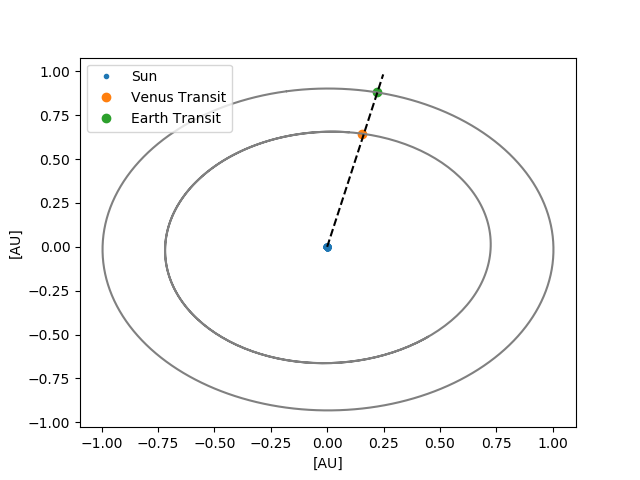

Here is the Julia script that generated this plot:
# Julia v1.3
using CALCEPH,PyPlot,Statistics,JLD2,DelimitedFiles,Random,LinearAlgebra,Distributions
rc("font",family="sans-serif")
rc("lines",linewidth=2)
include("regress.jl")
include("CGS.jl")
# Load JPL ephemerides from data and set units
eph = Ephem("INPUTS/DE440.bsp") ; prefetch(eph)
options = useNaifId+unitKM+unitDay # useNaifId + unitDay + unitAU
AU = 149597870.700 #km
Random.seed!(42)
# Find when body_id transits between jd1 and jd2 for observer at n_obs with N orbit integration steps 
function find_transit(body_id::Int,eph::CALCEPH.Ephem,jd1::Float64,jd2::Float64,n_obs::Vector{Float64},N::Int)
  JD_0 = 0.0
  ff = zeros(N)
  xdotn = 0.0
  pos = zeros(3,N) 
  # Compute functions of position and velocity, f(t)=dot(x_bar, v_bar) and f'(t):
  function calc_ffs(t)
    pva = compute(eph,JD_0,t,body_id,10,options,2)./AU
    #println(JD_0)
    x = pva[1:3]; v = pva[4:6]; a = pva[7:9];
    f = dot(x,v) - (dot(x,n_obs))*(dot(v,n_obs))
    Df = dot(v,v) + dot(x,a) - (dot(v,n_obs))^2 - (dot(x,n_obs)*dot(a,n_obs))
    return f,Df,dot(x,n_obs),x
  end
  # Compute minimum sky separation of planet wrt star for all JDs
  dt =  (jd2 - jd1)/(N-1)
  JD = zeros(N)
  i_min = 1
  ff_min = Inf
  for i=1:N
    JD[i] = jd1 + dt*(i-1)
    JD_0 = JD[i]
    ff[i],Df,xdotn,pos[:,i] = calc_ffs(0.0)
  # Estimate of transit time when f(t)== 0:
      # Df > 0 for transit occuring; 
      # xdotn > 0 for planet in front of star as seen by observer; 
      # local minimum value over entire range (i.e. when close to zero)
    if (Df > 0) && (xdotn > 0) && (abs(ff[i]) < ff_min)
      i_min = i 
      ff_min = abs(ff[i])
    end
  end
   #println("Estimated Transit Time: ",JD[i_min])
  # Refine initial guess using linear approx:
  JD_0 = JD[i_min]
  JD_n = 0.0
  JD_n1 = JD_n + 1
  JD_n2 = JD_n + 2
  iter = 0
  # ITMAX = 20
  ITMAX = 6 
  # we've found that we don't need large ITMAX to find solution; does that change for different bodies?
  for iter=0:ITMAX
      JD_n2 = JD_n1
      JD_n1 = JD_n
      while JD_n > 1
          JD_n -= 1.0
          JD_0 += 1.0
      end
      while JD_n < 0
          JD_n += 1.0
          JD_0 -= 1.0
      end
      f_n,Df_n,xdotn,x = calc_ffs(JD_n)
      JD_n -= f_n/Df_n 
      # Break out if we have reached maximum iterations,or if
      # current transit time estimate equals one of the prior two steps:
      if (JD_n == JD_n1) || (JD_n == JD_n2)
          break
      end
  end          
  JD_tt = JD_0 + JD_n
  #println("Refined Transit Time: ",JD_tt)
  # return JD_tt
	return JD,ff,i_min,pos,JD_tt
end
# Find the transit times for body_id, given planetary period estimate,and number of refinement steps N
function transit_times(body_id::Int,eph::CALCEPH.Ephem,t0,period::Float64,period_err::Float64,n_obs::Vector{Float64},N::Int)
  TT = Float64[]
  t_final = t0[end]
  # Initialize & find first transit time:
  JD,ff,i_min,pos,JD_tt = find_transit(body_id,eph,t0[1],t0[1]+period,n_obs,1000) #why did we use 1000 here? want first time to be precise
  push!(TT,JD_tt)
  # Find subsequent transit times by shifting time frame by 1 planetary period:
  while JD_tt < t_final
    t_start = JD_tt+period-period_err
    t_end = JD_tt+period+period_err
    JD,ff,i_min,pos,JD_tt = find_transit(body_id,eph,t_start,t_end,n_obs,N)
    push!(TT,JD_tt)
  end
  return TT
end
# Add Gaussian sigma noise level (in seconds) to transit times (in days)
function fixed_noise(tt::Vector{Float64},sigma::Real)
  if sigma > 0
    # Draw a random number from a Normal distribution: 
      # dist=Normal(0,sigma / (24 * 3600))
      # noise=rand(dist, length(tt))
    # Since we're assuming that all σ_i are identical:  
      sigtt = ones(length(tt)) * sigma / (24 * 3600) 
      noise = sigtt .* randn(length(tt))
      # println("Noise added with σ of ",string(sigma)," seconds.")
  else
      sigtt=zeros(length(tt))
      println("No noise added.")
  end
  return sigtt,noise 
end
# Do linear regression of transit times, given mean orbital period
function linear_fit(tt::Vector{Float64},period::Float64,sigtt::Vector{Float64})
  nt=length(tt)
  noise = zeros(nt)
  x = zeros(2,nt)
  x[1,1:nt] .= 1.0
  x[2,1] = 0.0 
  for i=2:nt
    # currently accounts for missing transits (noncontinuous) 
    # by rounding [difference in consecutive transit times/Period]
      x[2,i] = round((tt[i]-tt[1])/period) 
  end
  # println(tt,sigtt,std(sigtt))
  # coeff[1] is best linear fit approx of first tt,coeff[2] is average period
  coeff,covcoeff = regress(x,tt,sigtt)
  t0,per=coeff[1],coeff[2]
  return x,t0,per
end
# Collect linear transit times (i.e. t_calc), given mean orbital period
function linear_times(tt::Vector{Float64},period::Float64,sigtt::Vector{Float64})
  nt=length(tt)
  x,t0,per=linear_fit(tt,period,sigtt)
  times=collect(t0 .+ per .* range(0,stop = nt-1,length = nt)) 
  return times
end
# Compute unit vector which intersects orbital plane of objects 1 and 2:
function calc_obs_loc(pos1,vel1,pos2,vel2)
  h1 = cross(pos1,vel1)
  h2 = cross(pos2,vel2)
  n_obs = cross(h2,h1)
  n_obs /= norm(n_obs) #from one direction when both transit
end
"""
    sim_obs_and_find_times(jd1,sigma,nyear,obs)

 Integrate orbits and find transit times
# Arguments:
- `jd1::Float64`: starting Julian Ephemeris Date of observations.
- `sigma::Real`: fixed noised added to observations.
- `nyear::Real`: time span of observations.
- `obs::String`:source of observations for body 2 (EMB or EV)
# Returns:
   body,tt0,tt,sigtt
"""
function sim_obs_and_find_times(jd1::Float64,sigma::Real,nyear::Real,obs::String)
  # nyear = (jd2 - jd1)/365.25 
  jd2 = nyear*365.25 + jd1
  jdsize = 1000
  # dt = (jd2 - jd1)/jdsize
  @assert (jd1 >= 2287184.5) #2414105.0
  @assert (jd2 <= 2688976.5) #2488985.0
  t0 = range(jd1,stop=jd2-1,length = jdsize)

  # Compute ephemerides of Sun, Venus and Earth (or EMB):
  pva_sun = zeros(9,jdsize)
  pva_venus = zeros(9,jdsize)
  pva_earth = zeros(9,jdsize)
  for i=1:jdsize
    pva_sun[1:9,i] = compute(eph,t0[i],0.0,10,10,options,2)./AU
    pva_venus[1:9,i] = compute(eph,t0[i],0.0,2,10,options,2)./AU
    if obs=="fromEMB"
      pva_earth[1:9,i] = compute(eph,t0[i],0.0,3,10,options,2)./AU 
    else
      pva_earth[1:9,i] = compute(eph,t0[i],0.0,399,10,options,2)./AU
      # pva_emb = compute(eph,t0[i],0.5,3,10,options,2)
      # pva_moon = compute(eph,t0[i],0.5,301,10,options,2)
      # println("Earth - EMB: ",norm(pva_earth[1:3,i] .- pva_emb[1:3]))
      # println("Earth - Moon: ",norm(pva_earth[1:3,i] .- pva_moon[1:3]))
      # println("Moon - EMB: ",norm(pva_moon[1:3] .- pva_emb[1:3]))
      # println("Ratio: ",norm(pva_earth[1:3,i] .- pva_emb[1:3])/norm(pva_moon[1:3] .- pva_emb[1:3]))
    end
  end

  # Find observer location required to see transits of Venus and Earth:
  n_obs=calc_obs_loc(pva_venus[1:3],pva_venus[4:6],pva_earth[1:3],pva_earth[4:6])

  # Find actual transit times:
  P_venus = 225.0
  P_earth = 365.0
  P_err = 1.0
  tt1 = transit_times(2,eph,t0,P_venus,P_err,n_obs,10)
  nt1=length(tt1)
  if obs=="fromEMB"
    tt2 = transit_times(3,eph,t0,P_earth,P_err,n_obs,10)
  else
    tt2 = transit_times(399,eph,t0,P_earth,P_err,n_obs,10)
  end
  nt2=length(tt2)
  # println("Venus Transit Times: ",tt1,'\n',"Earth Transit Times: ",tt2)
	sigtt1,noise1=fixed_noise(tt1,sigma)
	sigtt2,noise2=fixed_noise(tt2,sigma)

  # println("noise to add: ",noise2)
  # for i=1:length(tt2)
  #   println(tt2[i], " ",tt2[i]+noise2[i])
  # end
  x1,t01,per1 = linear_fit(tt1+noise1,P_venus,sigtt1)
  x2,t02,per2 = linear_fit(tt2+noise2,P_earth,sigtt2)
  # println("coefficients: ",t02," , ",per2)
  # println(linear_fit(tt2.+noise2,P_earth,sigtt2))
	tt=[tt1+noise1;tt2+noise2]
  # println("t0= ",t01)
  # println("per= ",per1)
  # # Best-fit linear transit times:
  t1  = collect(t01 .+ per1 .* range(0,stop=nt1-1,length=nt1)) 
  t2  = collect(t02 .+ per2 .* range(0,stop=nt2-1,length=nt2))
  # println(t1)
  tt0 = [t1;t2]
	sigtt=[sigtt1;sigtt2]

  body = zeros((nt1+nt2))
  body[1:nt1] .= 1.0
  body[nt1+1:nt1+nt2] .= 2.0
  # function make_transit_times_table()
  #   for i=1:nt1
  #     println("Venus",'\t',i-1,'\t',round(t1[i].-2433500,sigdigits=10),'\t',round((tt1[i] .- t1[i]).*24*60,sigdigits=4),'\t',round(noise1[i].*24*60,sigdigits=2),'\t',sigtt1[i].*24*60)
  #   end
  #   for i=1:nt2
  #     println("Earth",'\t',i-1,'\t',round(t2[i].-2433500,sigdigits=10),'\t',round((tt2[i] .- t2[i]).*24*60,sigdigits=4),'\t',round(noise2[i].*24*60,sigdigits=2),'\t',sigtt2[i].*24*60)
  #   end
  # end
  # make_transit_times_table()
  return body,tt0,tt,sigtt
  # return body,tt
end

function test_sim_obs()
  jd1=2.445005e6
  sigma=30
  nyear=30
  obs="fromEV"
 body,tt0,tt,sigtt=sim_obs_and_find_times(jd1,sigma,nyear,obs)
end
# Simulate times starting at jd1 for nyear span with sigma Gaussian noise added, save to .txt
function sim_times(jd1::Float64,sigma::Real,nyear::Real,obs::String)
  body,tt0,tt,sigtt=sim_obs_and_find_times(jd1,sigma,nyear,obs)
  if obs=="fromEMB"
    name = string("INPUTS/EMBtt_",sigma,"s",nyear,"yrs.txt")
  else
    name = string("INPUTS/tt_",sigma,"s",nyear,"yrs.txt")
  end
  open(name,"w") do io
    # println(io,"#body",'\t',"tt0",'\t',"tt",'\t',"sigtt")
    for i=1:length(tt)
      println(io,body[i],'\t',tt0[i],'\t',tt[i],'\t',sigtt[i])
    end
  end
end
function sim_times(jd1,nyear,obs)
  body,tt=sim_obs_and_find_times(jd1,0.0,nyear,obs)
  name= string("SS_transit_times.txt")
  open(name,"w") do io
    println(io,"## ",nyear," year long observations starting at ",jd1," JED")
    println(io,"## body_num",'\t',"TT")
  for i=1:length(tt)
    println(io,body[i],'\t',tt[i])
  end
  end  
end

  # Plot orbits along ecliptic and top-down,point to observer of Venus and Earth transits
function plot_orbits(dimension::Int,obs::String)
  jd1=2.4332825e6 ; nyear=10 ; sigma=30 ;jdsize=1000
  jd2 = nyear*365.25 + jd1
  theta_sun=range(0, stop=2pi, length=100)
  xsun = CGS.RSUN/CGS.AU * cos.(theta_sun)
  ysun = CGS.RSUN/CGS.AU * sin.(theta_sun)
  t0 = range(jd1,stop=jd2-1,length = jdsize)
  pva_sun = zeros(6, jdsize)
  pva_venus = zeros(6, jdsize)
  pva_earth = zeros(6, jdsize)
  pva_emb = zeros(6, jdsize)
  pva_moon = zeros(6, jdsize)
  for i=1:jdsize
    pva_sun[1:6,i] = compute(eph,t0[i],0.0,10,10,options)./AU
    pva_venus[1:6,i] = compute(eph,t0[i],0.0,2,10,options)./AU
    if obs=="fromEMB"
      pva_emb[1:6,i] = compute(eph,t0[i],0.0,3,10,options) ./AU
    else
      pva_moon = compute(eph,t0[i],0.0,301,10,options)./AU
      pva_earth[1:6,i] = compute(eph,t0[i],0.0,399,10,options)./AU
    end
  end
  body,tt0,tt,sigtt=sim_obs_and_find_times(jd1,sigma,nyear,obs)
  nt1 = sum(body .== 1.0)
  nt2 = sum(body .== 2.0)
  trans_pva_venus = zeros(6, jdsize)
  trans_pva_earth = zeros(6, jdsize)
  trans_pva_emb = zeros(6, jdsize)
  trans_pva_moon = zeros(6, jdsize)
  for i=1:length(tt)
    trans_pva_venus[1:6,i] = compute(eph,tt[i],0.0,2,10,options)./AU
    if obs=="fromEMB"
      trans_pva_emb[1:6,i] = compute(eph,tt[i],0.0,3,10,options) ./AU
    else
      trans_pva_moon = compute(eph,tt[i],0.0,301,10,options)./AU
      trans_pva_earth[1:6,i] = compute(eph,tt[i],0.0,399,10,options)./AU
    end
  end
  n_obs=calc_obs_loc(trans_pva_venus[1:3],trans_pva_venus[4:6],trans_pva_earth[1:3],trans_pva_earth[4:6])
  
  if dimension==2
  fig,ax=subplots(figsize=(5,5),dpi=150)
  plot([0,n_obs[1]*1.1],[0,n_obs[2]*1.1],"k--",linewidth=1,alpha=0.5)
  fill(xsun.*5,ysun.*5,color="yellow")
  plot(xsun,ysun,color="yellow")
  plot(pva_venus[1,:],pva_venus[2,:],color="salmon",linewidth=1,alpha=0.5)
  plot(pva_earth[1,:],pva_earth[2,:],color="forestgreen",linewidth=1,alpha=0.5)
  p1=ax.scatter(trans_pva_venus[1,1:nt1],trans_pva_venus[2,1:nt1],marker="v",color="salmon",label="Venus")
  p2=ax.scatter(trans_pva_earth[1,nt1+1:nt1+nt2],trans_pva_earth[2,nt1+1:nt1+nt2],marker=".",color="forestgreen",label="Earth")
  # arrow(0.0,0.0,n_obs[1],n_obs[2],facecolor="black")
  annotate("Line of sight",xy=[n_obs[1];n_obs[2]], xytext=[n_obs[1]+0.05;n_obs[2]],xycoords="data",fontsize="medium") 
  ax.grid(linestyle="--",alpha=0.4)
  xlabel("x [au]",fontsize="large")
  ylabel("y [au]",fontsize="large")
  ylim(-1,1)
  xlim(-1.1,1.1)
  ax.legend(title="Transits",fontsize="medium",title_fontsize="medium",markerscale=1.5,loc="upper left")
  # fill(xsun,ysun,color="yellow")
  # plot(xsun,ysun,color="black")
  # plot(pva_venus[1,:],pva_venus[2,:],color="orange",linewidth=1,alpha=0.5)
  # plot(pva_emb[1,:],pva_emb[2,:],color="forestgreen",linewidth=1,alpha=0.5)
  # scatter(trans_pva_venus[1,1:nt1],trans_pva_venus[2,1:nt1],marker=".",color="orange")
  # scatter(trans_pva_emb[1,nt1+1:nt1+nt2],trans_pva_emb[2,nt1+1:nt1+nt2],marker=".",color="forestgreen")
  # plot([0,n_obs[1]*1.2],[0,n_obs[2]*1.2],"k--",linewidth=1)
  # # arrow(0.0,0.0,n_obs[1],n_obs[2],facecolor="black")
  # # ("to observer",xy=[n_obs[1];n_obs[2]], xytext=[n_obs[1]+0.05;n_obs[2]],xycoords="data") 
  # xlabel("x [au]",fontsize=20)
  # ylabel("y [au]",fontsize=20)
  tight_layout()
  end

  if dimension==3
  fig=figure(figsize=(6,6))
  PyPlot.scatter3D(xsun,ysun,0,marker="o",color=:yellow)
  PyPlot.plot3D(vec(pva_venus[1,:]), vec(pva_venus[2,:]), vec(pva_venus[3,:]),alpha=0.25,color=:orange)
  PyPlot.plot3D(vec(pva_earth[1,:]), vec(pva_earth[2,:]), vec(pva_earth[3,:]),alpha=0.25,color=:forestgreen)
  PyPlot.plot3D([0,n_obs[1]*1.2],[0,n_obs[2]*1.2],[0,n_obs[3]*1.2],linestyle="--",color=:grey)
  # PyPlot.scatter3D(vec(trans_pva_sun[1,:]), vec(trans_pva_sun[2,:]), vec(trans_pva_sun[3,:]),color=:yellow)
  PyPlot.scatter3D(vec(trans_pva_venus[1,1:nt1]),vec(trans_pva_venus[2,1:nt1]),vec(trans_pva_venus[3,1:nt1]),color=:orange,marker=".")
  PyPlot.scatter3D(vec(trans_pva_earth[1,nt1+1:nt1+nt2]),vec(trans_pva_earth[2,nt1+1:nt1+nt2]),vec(trans_pva_earth[3,nt1+1:nt1+nt2]),color=:forestgreen,marker=".")
  PyPlot.tick_params(which="major",
      left=false,right=false,top=false,bottom=false)
  # xlim(-1,1)
  # ylim(-1,1)
  xlabel("x [au]",fontsize=20)
  ylabel("y [au]",fontsize=20)
  zlabel("z [au]",fontsize=20) 
  end
  #   println(n_obs) 
  # return tt 
  savefig("IMAGES/orbits.pdf")
  # close()
end

  # function plot_ttvs(sigma)
  #   P_venus = 225
  #   P_earth = 365
  #   P_err = 2
  #   t01,per1=linear_fit(tt1,P_venus,sigma)
  #   t02,per2=linear_fit(tt2,P_venus,sigma)
  #   t1  = linear_times(tt1,P_venus,sigma)
  #   t2  = linear_times(tt2,P_earth,sigma)
  #   # subplot(211)
  #   # scatter((t1.-t01)./per1,tt1.-t1) #x is tranit number 
  #   # plot((t1.- t01)./per1,ttv1) 
  #   # errorbar((t1.-t01)./per1,ttv1,noise1)
  #   scatter((t1.-t01)./365.25,tt1.-t1) # x is JD in years
  #   plot((t1.-t01)./365.25,ttv1)
  #   # subplot(212)
  #   scatter((t2.-t02)./365.25,tt2.-t2,color="green")
  #   plot((t2.-t02)./365.25,ttv2)
  #   errorbar((t2.-t02)./365.25,ttv2,noise2)
  #   # scatter((t2.-t02)./per2,tt2.-t2,color="green") 
  #   # plot((t2.-t02)./per2,ttv2)
  #   # title(sigma)
  #   xlabel("JD (years)")
  #   ylabel("TTVs")
  #   # savefig("OUTPUTs/")
  # end

